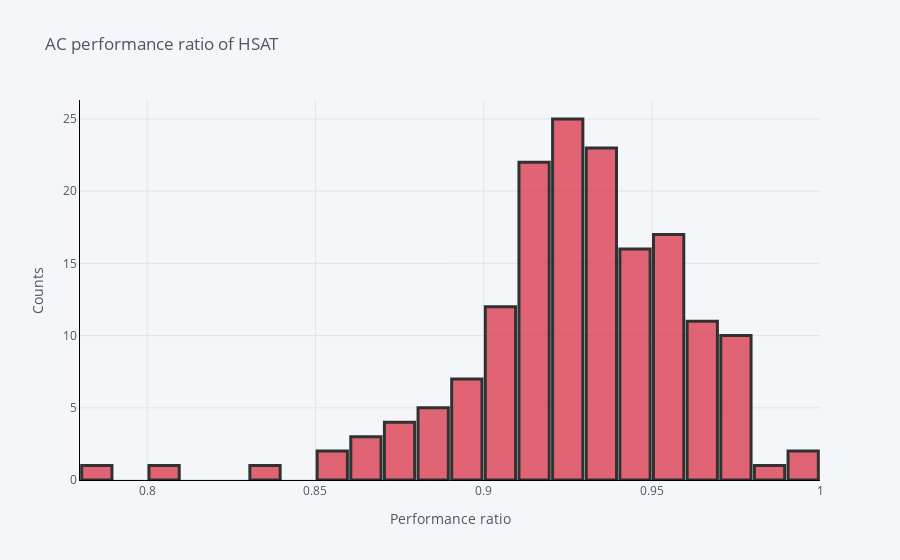

Notebook source saved alongside this figure:
### Code cell
bitch_2 = final_AC_performance_ratio_HSAT.dropna().iplot(theme = 'pearl',kind = 'hist', fontcolor = 'Red', 
                                                         xTitle = 'Performance ratio',
                                                         yTitle = 'Counts', 
                                                         title = 'AC performance ratio of HSAT', 
                                                         linecolor = 'Black',
                                                         bargap = 0.1, 
                                                          histnorm = '', 
                                                         orientation = 'v', color='red', width=3)

### Figure 1 — Plotly figure (JSON) as saved in the notebook; plotly's stock layout.template omitted (floating-point values rounded to 4 significant figures; data arrays with more than 128 entries replaced by an {"elided": "..."} marker saying what was removed)
{"data": [{"histfunc": "count", "histnorm": "", "marker": {"color": "rgba(219, 64, 82, 1.0)", "line": {"color": "#000000", "width": 3}}, "name": "initial_AC_performance_HSAT", "opacity": 0.8, "orientation": "v", "type": "histogram", "x": {"elided": "163 float values"}}], "layout": {"bargap": 0.1, "barmode": "overlay", "legend": {"bgcolor": "#F5F6F9", "font": {"color": "#4D5663"}}, "paper_bgcolor": "#F5F6F9", "plot_bgcolor": "#F5F6F9", "title": {"font": {"color": "#4D5663"}, "text": "AC performance ratio of HSAT"}, "xaxis": {"gridcolor": "#E1E5ED", "linecolor": "Black", "showgrid": true, "tickfont": {"color": "#4D5663"}, "title": {"font": {"color": "#4D5663"}, "text": "Performance ratio"}, "zerolinecolor": "#E1E5ED"}, "yaxis": {"gridcolor": "#E1E5ED", "linecolor": "Black", "showgrid": true, "tickfont": {"color": "#4D5663"}, "title": {"font": {"color": "#4D5663"}, "text": "Counts"}, "zerolinecolor": "#E1E5ED"}}}
